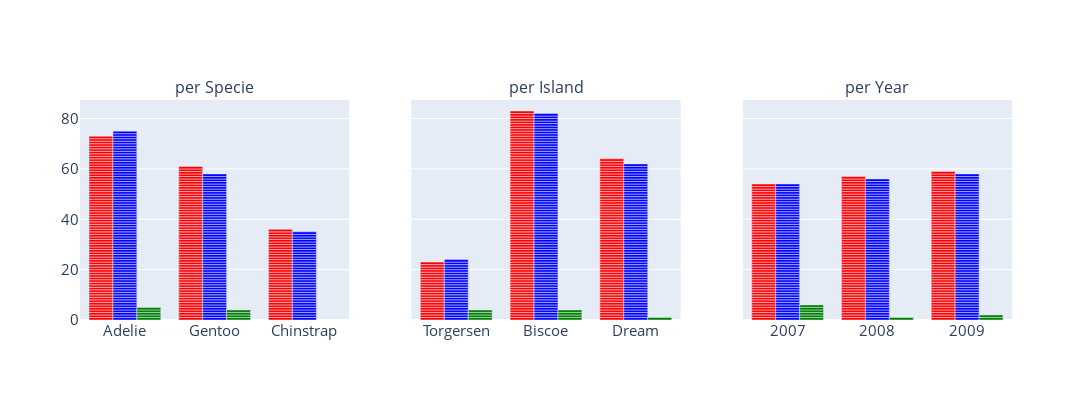

Write notebook code for a chart like this one.
### Code cell
# Show more detail
fig1 = px.bar(data, x='species', color='sex', color_discrete_sequence = ['red', 'blue', 'green'])
fig2 = px.bar(data, x='island', color='sex', color_discrete_sequence = ['red', 'blue', 'green'])
fig3 = px.bar(data, x='year', color='sex', color_discrete_sequence = ['red', 'blue', 'green'])

figures = [fig1, fig2, fig3]

fig = make_subplots(rows = 1, cols = len(figures), subplot_titles = ("per Specie", "per Island", "per Year"), shared_yaxes = True) 

for i, figure in enumerate(figures):
    for trace in range(len(figure['data'])):
        fig.append_trace(figure['data'][trace], row = 1, col = i+1)

fig.update_layout(height = 400, width = 1500, showlegend = False, font = dict(size = 15))
fig.show()

### Figure 1 — Plotly figure (JSON) as saved in the notebook; plotly's stock layout.template omitted (floating-point values rounded to 4 significant figures; data arrays with more than 128 entries replaced by an {"elided": "..."} marker saying what was removed)
{"data": [{"alignmentgroup": "True", "hovertemplate": "sex=male<br>species=%{x}<br>count=%{y}<extra></extra>", "legendgroup": "male", "marker": {"color": "red", "pattern": {"shape": ""}}, "name": "male", "offsetgroup": "male", "orientation": "v", "showlegend": true, "textposition": "auto", "type": "bar", "x": {"elided": "170 str values"}, "xaxis": "x", "y": {"elided": "170 int values"}, "yaxis": "y"}, {"alignmentgroup": "True", "hovertemplate": "sex=female<br>species=%{x}<br>count=%{y}<extra></extra>", "legendgroup": "female", "marker": {"color": "blue", "pattern": {"shape": ""}}, "name": "female", "offsetgroup": "female", "orientation": "v", "showlegend": true, "textposition": "auto", "type": "bar", "x": {"elided": "168 str values"}, "xaxis": "x", "y": {"elided": "168 int values"}, "yaxis": "y"}, {"alignmentgroup": "True", "hovertemplate": "sex=unknown<br>species=%{x}<br>count=%{y}<extra></extra>", "legendgroup": "unknown", "marker": {"color": "green", "pattern": {"shape": ""}}, "name": "unknown", "offsetgroup": "unknown", "orientation": "v", "showlegend": true, "textposition": "auto", "type": "bar", "x": ["Adelie", "Adelie", "Adelie", "Adelie", "Adelie", "Gentoo", "Gentoo", "Gentoo", "Gentoo"], "xaxis": "x", "y": [1, 1, 1, 1, 1, 1, 1, 1, 1], "yaxis": "y"}, {"alignmentgroup": "True", "hovertemplate": "sex=male<br>island=%{x}<br>count=%{y}<extra></extra>", "legendgroup": "male", "marker": {"color": "red", "pattern": {"shape": ""}}, "name": "male", "offsetgroup": "male", "orientation": "v", "showlegend": true, "textposition": "auto", "type": "bar", "x": {"elided": "170 str values"}, "xaxis": "x2", "y": {"elided": "170 int values"}, "yaxis": "y2"}, {"alignmentgroup": "True", "hovertemplate": "sex=female<br>island=%{x}<br>count=%{y}<extra></extra>", "legendgroup": "female", "marker": {"color": "blue", "pattern": {"shape": ""}}, "name": "female", "offsetgroup": "female", "orientation": "v", "showlegend": true, "textposition": "auto", "type": "bar", "x": {"elided": "168 str values"}, "xaxis": "x2", "y": {"elided": "168 int values"}, "yaxis": "y2"}, {"alignmentgroup": "True", "hovertemplate": "sex=unknown<br>island=%{x}<br>count=%{y}<extra></extra>", "legendgroup": "unknown", "marker": {"color": "green", "pattern": {"shape": ""}}, "name": "unknown", "offsetgroup": "unknown", "orientation": "v", "showlegend": true, "textposition": "auto", "type": "bar", "x": ["Torgersen", "Torgersen", "Torgersen", "Torgersen", "Dream", "Biscoe", "Biscoe", "Biscoe", "Biscoe"], "xaxis": "x2", "y": [1, 1, 1, 1, 1, 1, 1, 1, 1], "yaxis": "y2"}, {"alignmentgroup": "True", "hovertemplate": "sex=male<br>year=%{x}<br>count=%{y}<extra></extra>", "legendgroup": "male", "marker": {"color": "red", "pattern": {"shape": ""}}, "name": "male", "offsetgroup": "male", "orientation": "v", "showlegend": true, "textposition": "auto", "type": "bar", "x": {"elided": "170 int values"}, "xaxis": "x3", "y": {"elided": "170 int values"}, "yaxis": "y3"}, {"alignmentgroup": "True", "hovertemplate": "sex=female<br>year=%{x}<br>count=%{y}<extra></extra>", "legendgroup": "female", "marker": {"color": "blue", "pattern": {"shape": ""}}, "name": "female", "offsetgroup": "female", "orientation": "v", "showlegend": true, "textposition": "auto", "type": "bar", "x": {"elided": "168 int values"}, "xaxis": "x3", "y": {"elided": "168 int values"}, "yaxis": "y3"}, {"alignmentgroup": "True", "hovertemplate": "sex=unknown<br>year=%{x}<br>count=%{y}<extra></extra>", "legendgroup": "unknown", "marker": {"color": "green", "pattern": {"shape": ""}}, "name": "unknown", "offsetgroup": "unknown", "orientation": "v", "showlegend": true, "textposition": "auto", "type": "bar", "x": [2007, 2007, 2007, 2007, 2007, 2007, 2008, 2009, 2009], "xaxis": "x3", "y": [1, 1, 1, 1, 1, 1, 1, 1, 1], "yaxis": "y3"}], "layout": {"annotations": [{"font": {"size": 16}, "showarrow": false, "text": "per Specie", "x": 0.1444, "xanchor": "center", "xref": "paper", "y": 1, "yanchor": "bottom", "yref": "paper"}, {"font": {"size": 16}, "showarrow": false, "text": "per Island", "x": 0.5, "xanchor": "center", "xref": "paper", "y": 1, "yanchor": "bottom", "yref": "paper"}, {"font": {"size": 16}, "showarrow": false, "text": "per Year", "x": 0.8556, "xanchor": "center", "xref": "paper", "y": 1, "yanchor": "bottom", "yref": "paper"}], "font": {"size": 15}, "height": 400, "showlegend": false, "width": 1500, "xaxis": {"anchor": "y", "domain": [0, 0.2889]}, "xaxis2": {"anchor": "y2", "domain": [0.3556, 0.6444]}, "xaxis3": {"anchor": "y3", "domain": [0.7111, 1]}, "yaxis": {"anchor": "x", "domain": [0, 1]}, "yaxis2": {"anchor": "x2", "domain": [0, 1], "matches": "y", "showticklabels": false}, "yaxis3": {"anchor": "x3", "domain": [0, 1], "matches": "y", "showticklabels": false}}}
